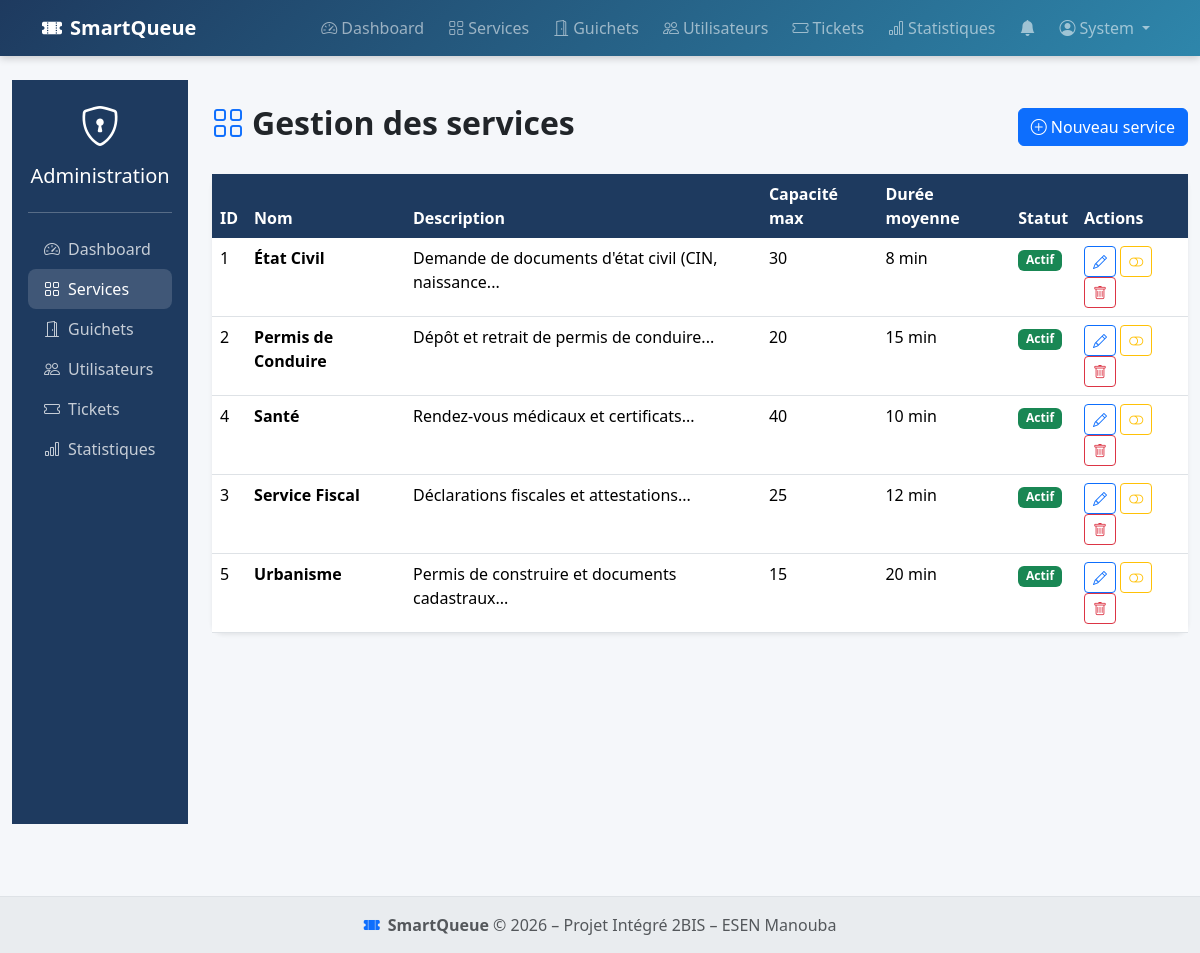
Page /admin/services.php (signed in) on the committed database.
### tables this page shows
CREATE TABLE `services` (
  `id`           INT AUTO_INCREMENT PRIMARY KEY,
  `nom`          VARCHAR(150) NOT NULL,
  `description`  TEXT,
  `capacite_max` INT NOT NULL DEFAULT 50,
  `duree_moy`    INT NOT NULL DEFAULT 10  COMMENT 'Durée moyenne en minutes',
  `est_actif`    TINYINT(1) NOT NULL DEFAULT 1,
  `created_at`   DATETIME DEFAULT CURRENT_TIMESTAMP
);

### admin/services.php (the view, shortened to what this page needs)
<?php
require_once '../config/connexion.php';
$services = $conn->query("SELECT * FROM services ORDER BY nom")->fetchAll();
?>
<?php include '../layout/header.php'; ?>
<div class="container-fluid">
    <div class="row">
        <div class="col-md-3 col-lg-2">
            <div class="sq-sidebar p-3">
                <?php include 'sidebar.php'; ?>
            </div>
        </div>
        <div class="col-md-9 col-lg-10 py-4">
            <div class="d-flex justify-content-between align-items-center mb-4">
                <h2 class="fw-bold">
                    <i class="bi bi-grid text-primary me-2"></i>Gestion des services
                </h2>
                <a href="service_edit.php" class="btn btn-primary">
                    <i class="bi bi-plus-circle me-1"></i>Nouveau service
                </a>
            </div>
            <div class="card border-0 shadow-sm">
                <div class="card-body p-0">
                    <div class="table-responsive">
                        <table class="table table-hover mb-0">
                            <thead class="table-dark">
                                <tr>
                                    <th>ID</th>
                                    <th>Nom</th>
                                    <th>Description</th>
                                    <th>Capacité max</th>
                                    <th>Durée moyenne</th>
                                    <th>Statut</th>
                                    <th>Actions</th>
                                </tr>
                            </thead>
                            <tbody>
                                <?php foreach ($services as $service): ?>
                                    <tr>
                                        <td><?= $service['id'] ?></td>
                                        <td class="fw-bold"><?= htmlspecialchars($service['nom']) ?></td>
                                        <td><?= htmlspecialchars(substr($service['description'], 0, 50)) ?>...</td>
                                        <td><?= $service['capacite_max'] ?></td>
                                        <td><?= $service['duree_moy'] ?> min</td>
                                        <td>
                                            <span class="badge <?= $service['est_actif'] ? 'bg-success' : 'bg-danger' ?>">
                                                <?= $service['est_actif'] ? 'Actif' : 'Inactif' ?>
                                            </span>
                                        </td>
                                        <td>
                                            <a href="service_edit.php?id=<?= $service['id'] ?>" class="btn btn-sm btn-outline-primary">
                                                <i class="bi bi-pencil"></i>
                                            </a>
                                            <a href="?toggle=<?= $service['id'] ?>" class="btn btn-sm btn-outline-warning">
                                                <i class="bi bi-toggle-<?= $service['est_actif'] ? 'off' : 'on' ?>"></i>
                                            </a>
                                            <button class="btn btn-sm btn-outline-danger"
                                                    data-sq-confirm="Supprimer ce service ?"
                                                    data-sq-action="?delete=<?= $service['id'] ?>">
                                                <i class="bi bi-trash"></i>
                                            </button>
                                        </td>
                                    </tr>
                                <?php endforeach; ?>
                            </tbody>
                        </table>
                    </div>
                </div>
            </div>
        </div>
    </div>
</div>
<?php include '../layout/footer.php'; ?>

### style.css (style rules this page uses)
:root { --sq-primary: #1E3A5F; --sq-accent: #2E86AB; --sq-light: #E8F4F8; --sq-success: #198754; --sq-warning: #ffc107; --sq-danger: #dc3545; --sq-transition: .3s ease; }
body { background-color: #f5f7fa; font-family: 'Segoe UI', system-ui, sans-serif; min-height: 100vh; display: flex; flex-direction: column; }
.card { border: none; box-shadow: 0 2px 8px rgba(0,0,0,.08); border-radius: .75rem; transition: box-shadow var(--sq-transition), transform var(--sq-transition); }
.table thead th { background-color: var(--sq-primary); color: #fff; border: none; }
.sq-sidebar { background: var(--sq-primary); min-height: calc(100vh - 56px); color: #fff; }

### rows in the picture
services: id "1", nom "État Civil", description "Demande de documents d'état civil (CIN, naissance", capacite_max "30", duree_moy "8", est_actif "Actif"
services: id "2", nom "Permis de Conduire", description "Dépôt et retrait de permis de conduire", capacite_max "20", duree_moy "15", est_actif "Actif"
services: id "4", nom "Santé", description "Rendez-vous médicaux et certificats", capacite_max "40", duree_moy "10", est_actif "Actif"
services: id "3", nom "Service Fiscal", description "Déclarations fiscales et attestations", capacite_max "25", duree_moy "12", est_actif "Actif"
services: id "5", nom "Urbanisme", description "Permis de construire et documents cadastraux", capacite_max "15", duree_moy "20", est_actif "Actif"

### other values in the picture
$user['prenom'] "System"
